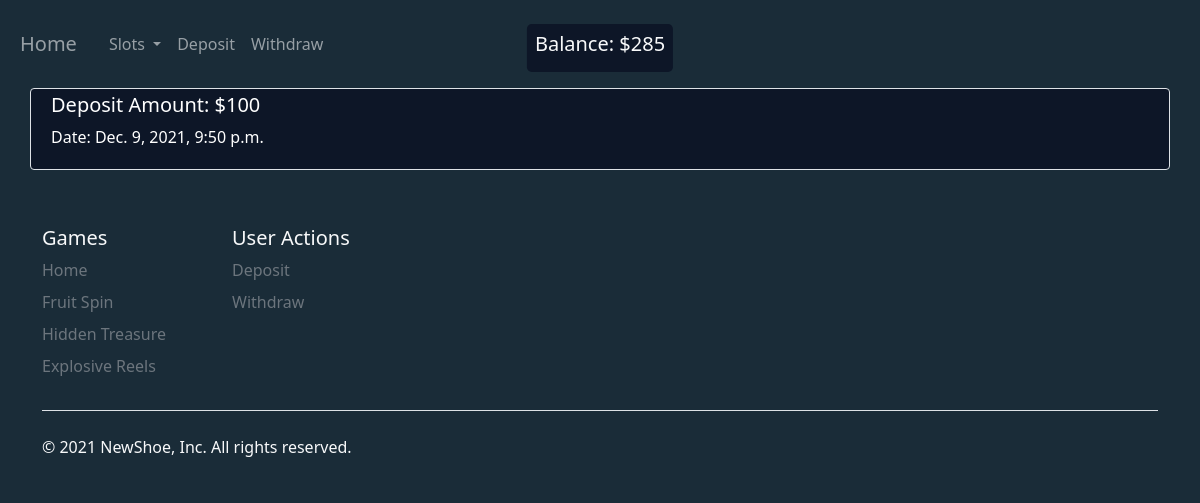
Screenshot of /NewShoe/allDeposits/ (signed in) with the database file from the repository.
### casino/models.py (models this page shows)
class Balance(models.Model):
    user = models.ForeignKey(User, on_delete=models.CASCADE, default=None)
    balance = models.PositiveIntegerField(default=0)

class AllDeposits(models.Model):
    user = models.ForeignKey(User, on_delete=models.CASCADE, default=None)
    depositAmount = models.PositiveIntegerField(default=0)
    depositedAt = models.DateTimeField(auto_now_add=True, blank=True)

### casino/views.py (the view)
# urls.py: path('allDeposits/', views.allDeposits, name='allDeposits'),
@login_required()
def allDeposits(request):
    player = Balance.objects.get(user=request.user)
    deposits = AllDeposits.objects.filter(user=request.user)
    context = {'deposits': deposits, 'player': player}
    return render(request, 'Balance Management/allDeposits.html', context)

### templates/Balance Management/allDeposits.html
{% extends "base.html" %}
{% load static %}
{% block body %}
  {% for deposit in deposits %}
      <div class="container border rounded mb-2 text-white body">
        <div class="row my-1">
          <div class="col-6">
            <h5 class="ps-2 completed_line">Deposit Amount: ${{deposit.depositAmount}}</h5>
            <p class="ps-2 completed_line">Date: {{ deposit.depositedAt }}</p>
          </div>
        </div>
      </div>
  {% endfor %}
{% endblock %}

### templates/base.html (shortened to what this page needs)
{% load static %}
<!DOCTYPE html>
<html lang="en">
<head>
  <link href="https://cdn.jsdelivr.net/npm/bootstrap@5.1.3/dist/css/bootstrap.min.css" rel="stylesheet">
	<link rel="stylesheet" type="text/css" href="{% static 'css/styles.css' %}"/>
  <link rel="stylesheet" href="{% static 'css/fruitSpin.css' %}">
</head>
<body>
  {% if user.is_authenticated %}
    <nav class="navbar navbar-expand-lg navbar-dark pt-4 pb-4" style="background-color: #1a2c38;">
      <div class="container-fluid">
        <div class="collapse navbar-collapse" id="navbar">
          <ul class="navbar-nav me-auto mb-2 mb-lg-0">
            <li class="nav-item">
              <a class="nav-link navbar-brand" aria-current="page" href="{% url 'indexLogged' %}" type="submit">Home</a>
            </li>
            <li class="nav-item dropdown">
              <a class="nav-link dropdown-toggle" href="#" id="navbarDropdown" role="button" data-bs-toggle="dropdown" aria-expanded="false">
                Slots
              </a>
            </li>
            <li class="nav-item">
              <a class="nav-link" href="{% url 'deposit' %}" type="submit">Deposit</a>
            </li>
            <li class="nav-item">
              <a class="nav-link" href="{% url 'withdraw' %}" type="submit">Withdraw</a>
            </li>
            <ul class="navbar-nav navbar-center me-auto body text-light rounded-3" id="displayBal">
              <li>
                <h5 class="p-2">Balance: $<span id="money">{{ player.balance }}</span></h5>
              </li>
            </ul>
          </ul>
        </div>
      </div>
    </nav>
  {% endif %}
    {% block body %}
    {% endblock %}
  {% if user.is_authenticated %}
  <div class="container text-light">
    <footer class="pt-5">
      <div class="row">
        <div class="col-2">
          <h5>Games</h5>
          <ul class="nav flex-column">
            <li class="nav-item mb-2"><a href="{% url 'indexLogged' %}" class="nav-link p-0 text-muted">Home</a></li>
            <li class="nav-item mb-2"><a href="{% url 'FruitSpin' %}" class="nav-link p-0 text-muted">Fruit Spin</a></li>
            <li class="nav-item mb-2"><a href="{% url 'HiddenTreasure' %}" class="nav-link p-0 text-muted">Hidden Treasure</a></li>
            <li class="nav-item mb-2"><a href="{% url 'ExplosiveReels' %}" class="nav-link p-0 text-muted">Explosive Reels</a></li>
          </ul>
        </div>
        <div class="col-2">
          <h5>User Actions</h5>
          <ul class="nav flex-column">
            <li class="nav-item mb-2"><a href="{% url 'deposit' %}" class="nav-link p-0 text-muted">Deposit</a></li>
            <li class="nav-item mb-2"><a href="{% url 'withdraw' %}" class="nav-link p-0 text-muted">Withdraw</a></li>
          </ul>
        </div>
      </div>
      <div class="d-flex justify-content-between pt-4 mt-4 border-top">
        <p>&copy; 2021 NewShoe, Inc. All rights reserved.</p>
      </div>
    </footer>
  </div>
  {% endif %}
  </body>
</html>

### static/css/styles.css (style rules this page uses)
body { background-color: #1a2c38; }
.body { background-color: #0d1627; }
.navbar-nav.navbar-center { position: absolute; left: 50%; transform: translatex(-50%); }

### rows the page displays
Balance: balance "285"
AllDeposits: depositAmount "100", depositedAt "Dec. 9, 2021, 9:50 p.m."
